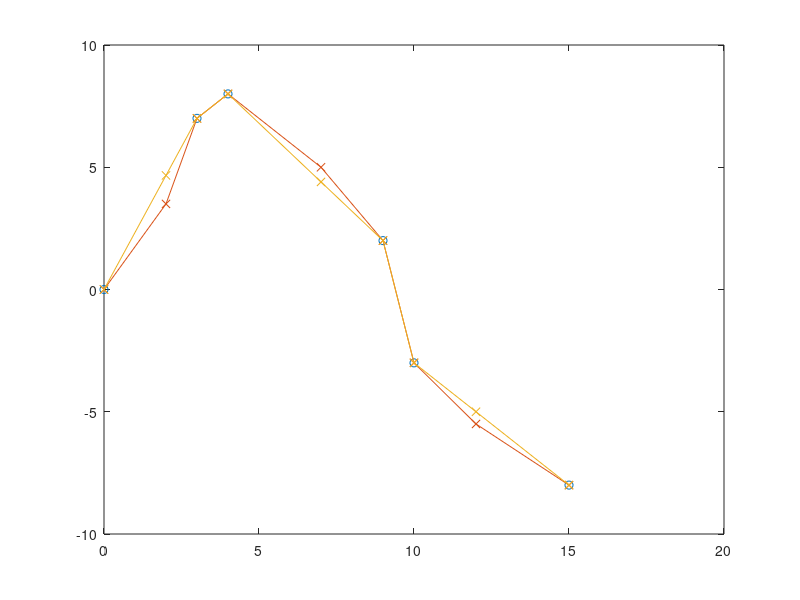

This figure's MATLAB source:
%% Fill Missing Values with Unequal Spacing

x = [0 2 3 4 7 9 10 12 15];
y = [0 NaN 7 8 NaN 2 -3 NaN -8];
plot(x,y,"o")

% Task 1
z = fillmissing(y,"linear");

% Task 2
hold on
plot(x,z,"x-")
hold off

% Task 3
z = fillmissing(y,"linear","SamplePoints",x);

% Task 4
hold on
plot(x,z,"x-")
hold off
